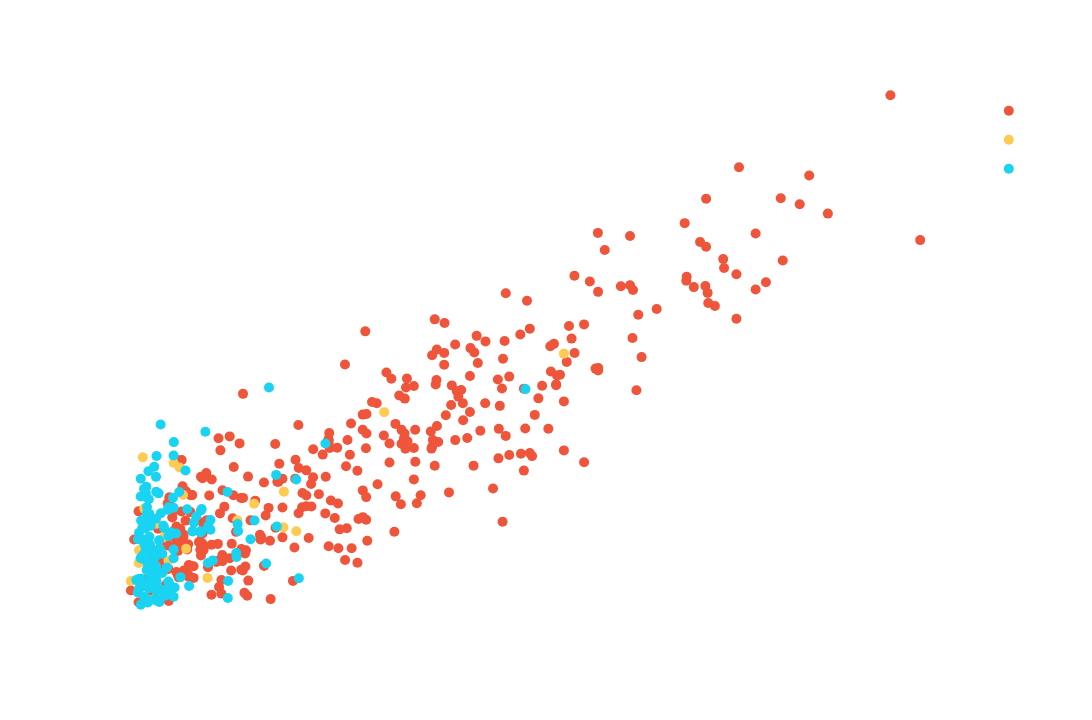

The cell this chart's notebook holds for it:
### Code cell
fig = px.scatter(test3, x="Budget", y="Total_des_entrées", color='pays',hover_data=['titre'],color_discrete_sequence=["#EF553B", "#FECB52", "#19D3F3"])
fig.update_traces(marker_size=10)
fig.update_layout(width=1280,
                  height=720,
                  font_size=20,
                  paper_bgcolor='rgba(0,0,0,0)',
                  plot_bgcolor='rgba(0,0,0,0)',
                  font_color='white',
                  font_family='Calibri(Corps)'
                  
                  
    )
fig.show()

### Figure 1 — Plotly figure (JSON) as saved in the notebook; plotly's stock layout.template omitted (floating-point values rounded to 4 significant figures; data arrays with more than 128 entries replaced by an {"elided": "..."} marker saying what was removed)
{"data": [{"customdata": {"elided": "343x1 mixed values"}, "hovertemplate": "pays=USA<br>Budget=%{x}<br>Total_des_entrées=%{y}<br>titre=%{customdata[0]}<extra></extra>", "legendgroup": "USA", "marker": {"color": "#EF553B", "size": 10, "symbol": "circle"}, "mode": "markers", "name": "USA", "orientation": "v", "showlegend": true, "type": "scatter", "x": {"elided": "343 float values"}, "xaxis": "x", "y": {"elided": "343 float values"}, "yaxis": "y"}, {"customdata": [["LES ANIMAUX FANTASTIQUES - LES... "], ["MOONRAKER"], ["RIEN QUE POUR VOS YEUX"], ["HIGHLANDER"], ["LE DISCOURS D'UN ROI"], ["L'ESPION QUI M'AIMAIT"], ["ON NE VIT QUE DEUX FOIS"], ["OPERATION TONNERRE"], ["LES CANONS DE NAVARONE"], ["4 MARIAGES & 1 ENTERREMENT"], ["THE FULL MONTY LE GRAND JEU"], ["LE PONT DE LA RIVIERE KWAI"], ["GOLDFINGER"], ["MAD MAX 2"], ["LE BAL DES VAMPIRES"], ["POUR UNE POIGNEE DE DOLLARS"], ["GREYSTOKE LA LEGENDE DE TARZAN"], ["BARRY LYNDON"], ["DEUX SUPERS-FLICS !"], ["7 ANS DE MALHEUR.!."], ["PAIN, AMOUR ...ET JALOUSIE"], ["ULYSSE"], ["ROME, VILLE OUVERTE"], ["RIZ AMER"]], "hovertemplate": "pays=Autre<br>Budget=%{x}<br>Total_des_entrées=%{y}<br>titre=%{customdata[0]}<extra></extra>", "legendgroup": "Autre", "marker": {"color": "#FECB52", "size": 10, "symbol": "circle"}, "mode": "markers", "name": "Autre", "orientation": "v", "showlegend": true, "type": "scatter", "x": [238.9, 140.5, 92.38, 43.76, 20.01, 69.3, 85.35, 85.6, 60.12, 12.12, 6.541, 32.04, 28.47, 6.218, 17.25, 1.756, 6.122, 9.116, 8.338, 25.19, 15.66, 15.74, 30.42, 22.35], "xaxis": "x", "y": [26.01, 19.95, 7.632, 2.804, 7.03, 10.47, 8.035, 11.73, 8.778, 0.5021, 2.195, 5.815, 14.22, 5.673, 5.865, 2.486, 4.344, 9.973, 15.28, 14.73, 0.7896, 8.404, 11.37, 4.609], "yaxis": "y"}, {"customdata": {"elided": "146x1 str values"}, "hovertemplate": "pays=FRA<br>Budget=%{x}<br>Total_des_entrées=%{y}<br>titre=%{customdata[0]}<extra></extra>", "legendgroup": "FRA", "marker": {"color": "#19D3F3", "size": 10, "symbol": "circle"}, "mode": "markers", "name": "FRA", "orientation": "v", "showlegend": true, "type": "scatter", "x": {"elided": "146 float values"}, "xaxis": "x", "y": {"elided": "146 float values"}, "yaxis": "y"}], "layout": {"font": {"color": "white", "family": "Calibri(Corps)", "size": 20}, "height": 720, "legend": {"title": {"text": "pays"}, "tracegroupgap": 0}, "margin": {"t": 60}, "paper_bgcolor": "rgba(0,0,0,0)", "plot_bgcolor": "rgba(0,0,0,0)", "width": 1280, "xaxis": {"anchor": "y", "domain": [0, 1], "title": {"text": "Budget"}}, "yaxis": {"anchor": "x", "domain": [0, 1], "title": {"text": "Total_des_entrées"}}}}
